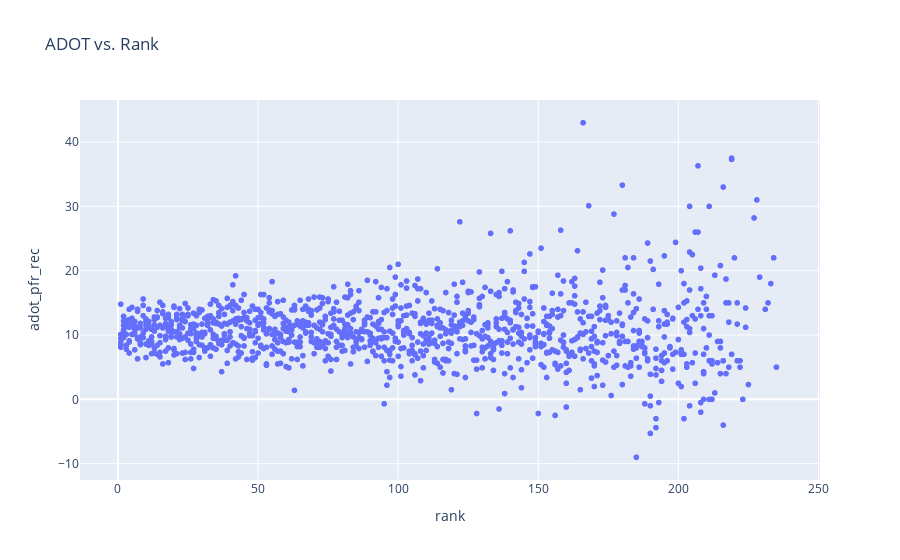

Source (notebook cell):
### Markdown cell above
## ADOT

### Code cell
fig = px.scatter(df, x='rank', y='adot_pfr_rec', title="ADOT vs. Rank")
fig.show()

### Figure 1 — Plotly figure (JSON) as saved in the notebook; plotly's stock layout.template omitted (floating-point values rounded to 4 significant figures; data arrays with more than 128 entries replaced by an {"elided": "..."} marker saying what was removed)
{"data": [{"hovertemplate": "rank=%{x}<br>adot_pfr_rec=%{y}<extra></extra>", "legendgroup": "", "marker": {"color": "#636efa", "symbol": "circle"}, "mode": "markers", "name": "", "showlegend": false, "type": "scattergl", "x": {"elided": "4809 int values"}, "xaxis": "x", "y": {"elided": "4809 float values"}, "yaxis": "y"}], "layout": {"legend": {"tracegroupgap": 0}, "title": {"text": "ADOT vs. Rank"}, "xaxis": {"anchor": "y", "domain": [0, 1], "title": {"text": "rank"}}, "yaxis": {"anchor": "x", "domain": [0, 1], "title": {"text": "adot_pfr_rec"}}}}
